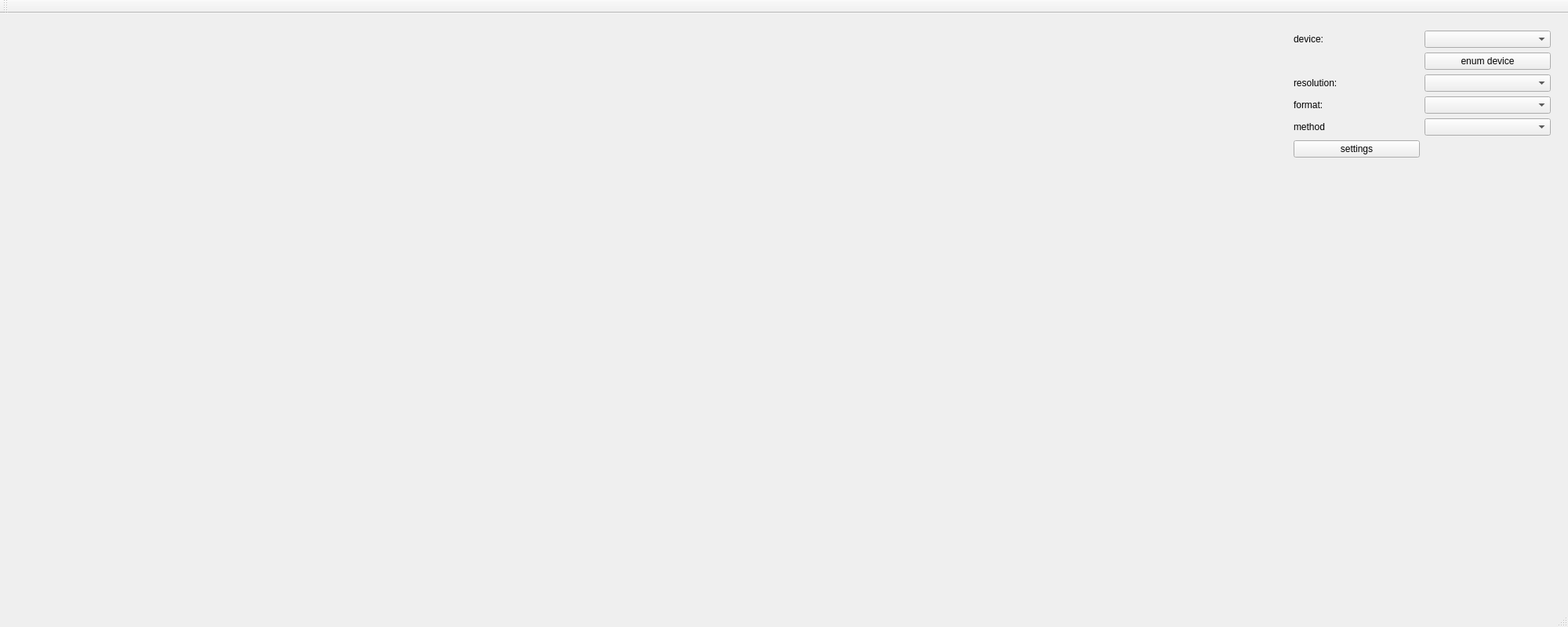
<?xml version="1.0" encoding="UTF-8"?>
<ui version="4.0">
 <class>MainWindow</class>
 <widget class="QMainWindow" name="MainWindow">
  <property name="geometry">
   <rect>
    <x>0</x>
    <y>0</y>
    <width>2000</width>
    <height>800</height>
   </rect>
  </property>
  <property name="minimumSize">
   <size>
    <width>800</width>
    <height>600</height>
   </size>
  </property>
  <property name="windowTitle">
   <string>MainWindow</string>
  </property>
  <widget class="QWidget" name="centralWidget">
   <layout class="QHBoxLayout" name="horizontalLayout">
    <item>
     <widget class="QLabel" name="cameralabel">
      <property name="minimumSize">
       <size>
        <width>600</width>
        <height>0</height>
       </size>
      </property>
      <property name="text">
       <string/>
      </property>
     </widget>
    </item>
    <item>
     <widget class="QWidget" name="controlWidget" native="true">
      <property name="sizePolicy">
       <sizepolicy hsizetype="Fixed" vsizetype="Preferred">
        <horstretch>0</horstretch>
        <verstretch>0</verstretch>
       </sizepolicy>
      </property>
      <property name="minimumSize">
       <size>
        <width>350</width>
        <height>0</height>
       </size>
      </property>
      <layout class="QGridLayout" name="gridLayout">
       <item row="6" column="0">
        <spacer name="verticalSpacer">
         <property name="orientation">
          <enum>Qt::Vertical</enum>
         </property>
         <property name="sizeHint" stdset="0">
          <size>
           <width>20</width>
           <height>40</height>
          </size>
         </property>
        </spacer>
       </item>
       <item row="2" column="1">
        <widget class="QComboBox" name="resolutionComboBox">
         <property name="sizePolicy">
          <sizepolicy hsizetype="Preferred" vsizetype="Fixed">
           <horstretch>0</horstretch>
           <verstretch>0</verstretch>
          </sizepolicy>
         </property>
        </widget>
       </item>
       <item row="2" column="0">
        <widget class="QLabel" name="resolutionLabel">
         <property name="text">
          <string>resolution:</string>
         </property>
        </widget>
       </item>
       <item row="3" column="0">
        <widget class="QLabel" name="formatLabel">
         <property name="text">
          <string>format:</string>
         </property>
        </widget>
       </item>
       <item row="3" column="1">
        <widget class="QComboBox" name="formatComboBox">
         <property name="sizePolicy">
          <sizepolicy hsizetype="Preferred" vsizetype="Fixed">
           <horstretch>0</horstretch>
           <verstretch>0</verstretch>
          </sizepolicy>
         </property>
        </widget>
       </item>
       <item row="5" column="0">
        <widget class="QPushButton" name="settingBtn">
         <property name="text">
          <string>settings</string>
         </property>
        </widget>
       </item>
       <item row="0" column="1">
        <widget class="QComboBox" name="deviceComboBox">
         <property name="sizePolicy">
          <sizepolicy hsizetype="Preferred" vsizetype="Fixed">
           <horstretch>0</horstretch>
           <verstretch>0</verstretch>
          </sizepolicy>
         </property>
        </widget>
       </item>
       <item row="0" column="0">
        <widget class="QLabel" name="deviceLabel">
         <property name="text">
          <string>device:</string>
         </property>
        </widget>
       </item>
       <item row="1" column="1">
        <widget class="QPushButton" name="enumDeviceBtn">
         <property name="text">
          <string>enum device</string>
         </property>
        </widget>
       </item>
       <item row="4" column="0">
        <widget class="QLabel" name="methodLabel">
         <property name="text">
          <string>method</string>
         </property>
        </widget>
       </item>
       <item row="4" column="1">
        <widget class="QComboBox" name="methodComboBox"/>
       </item>
      </layout>
     </widget>
    </item>
   </layout>
  </widget>
  <widget class="QMenuBar" name="menuBar">
   <property name="geometry">
    <rect>
     <x>0</x>
     <y>0</y>
     <width>2000</width>
     <height>22</height>
    </rect>
   </property>
  </widget>
  <widget class="QToolBar" name="mainToolBar">
   <attribute name="toolBarArea">
    <enum>TopToolBarArea</enum>
   </attribute>
   <attribute name="toolBarBreak">
    <bool>false</bool>
   </attribute>
  </widget>
  <widget class="QStatusBar" name="statusBar"/>
 </widget>
 <layoutdefault spacing="6" margin="11"/>
 <resources/>
 <connections/>
</ui>
